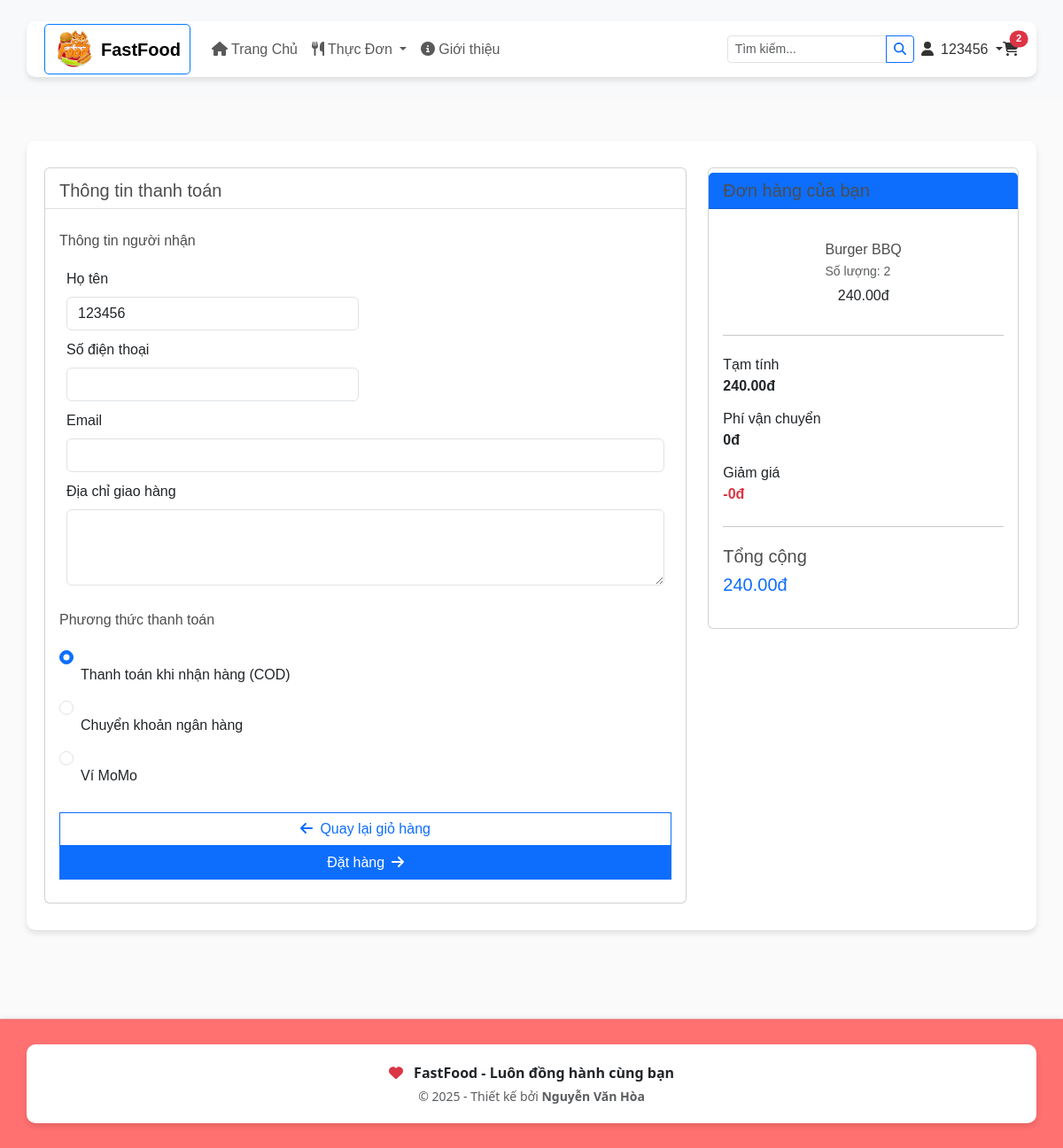
The page /checkout/ (signed in) on the database as committed earlier.
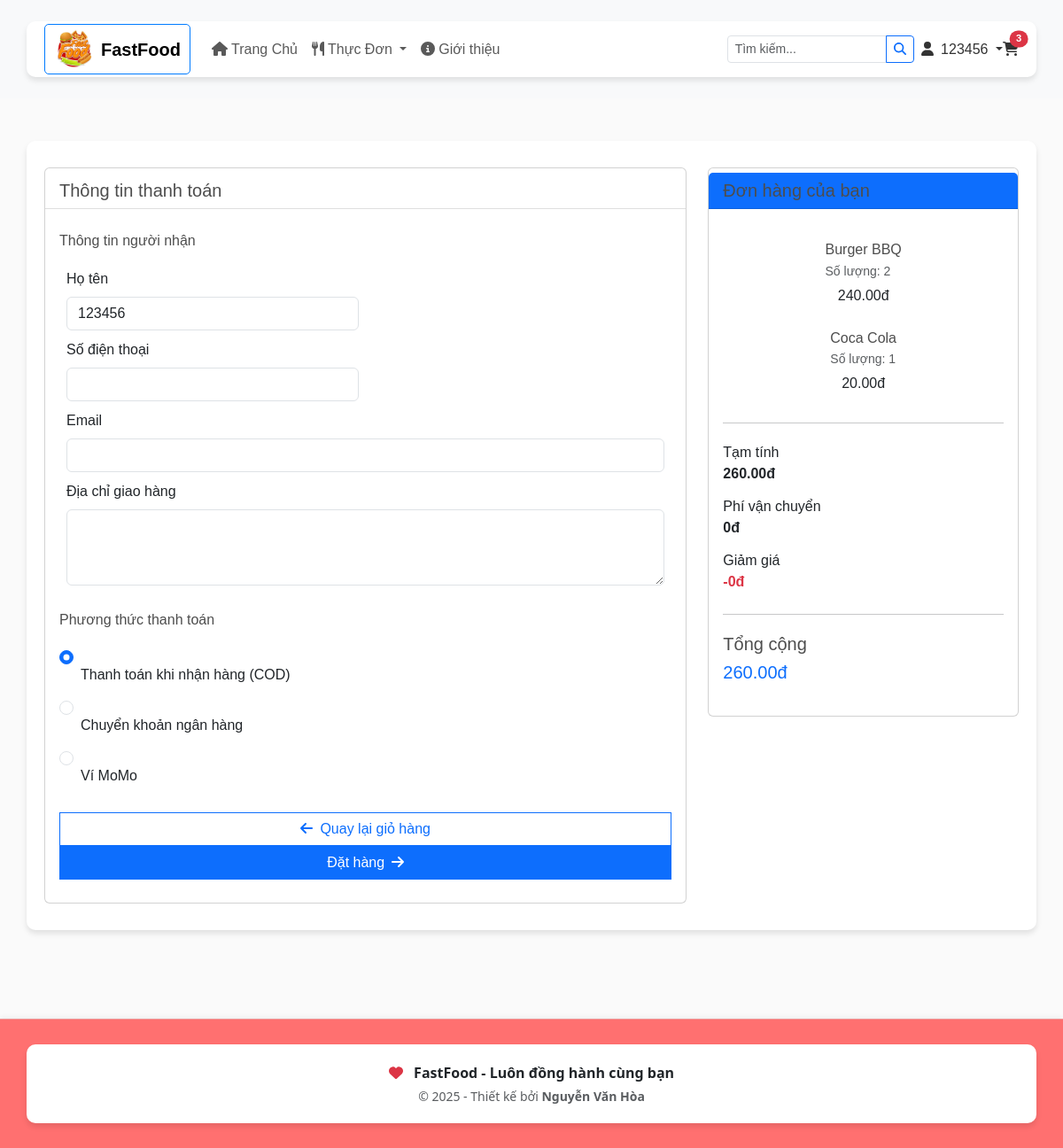
The same page on the database as committed later.
### hoadeptrai/models.py (models this page shows, shortened)
class Customer(AbstractUser):
    phone_number = models.CharField(max_length=20, blank=True)
    address = models.CharField(max_length=255, blank=True)
    ROLES = (
        ('customer', 'Customer'),
        ('seller', 'Seller'),
        ('admin', 'Admin')
    )
    role = models.CharField(max_length=10, choices=ROLES)
    loyalty_points = models.IntegerField(default=0)
    groups = models.ManyToManyField(Group, related_name="custom_customer_groups", blank=True)
    user_permissions = models.ManyToManyField(Permission, related_name="custom_customer_permissions", blank=True)

class Order(models.Model):
    STATUS_CHOICES = (
        ('pending', 'Pending'),
        ('processing', 'Processing'),
        ('shipped', 'Shipped'),
        ('delivered', 'Delivered'),
        ('cancelled', 'Cancelled')
    )
    customer = models.ForeignKey(Customer, on_delete=models.CASCADE)
    order_date = models.DateTimeField(auto_now_add=True)
    total_amount = models.DecimalField(max_digits=10, decimal_places=2)
    shipping_address = models.CharField(max_length=255)
    status = models.CharField(max_length=20, choices=STATUS_CHOICES, default='pending')
    payment_method = models.CharField(max_length=50, null=True, blank=True)
    promotion = models.ForeignKey('Promotion', on_delete=models.SET_NULL, null=True, blank=True)
    complete = models.BooleanField(default=False)  # Add this field
    @property
    def get_cart_total(self):
        orderitems = self.orderitem_set.all()
        return sum([item.get_total for item in orderitems])
    @property
    def get_cart_items(self):
        orderitems = self.orderitem_set.all()
        return sum([item.quantity for item in orderitems])

class OrderItem(models.Model):
    order = models.ForeignKey(Order, on_delete=models.CASCADE)
    product = models.ForeignKey(Product, on_delete=models.CASCADE)
    quantity = models.PositiveIntegerField()
    price = models.DecimalField(max_digits=10, decimal_places=2)
    @property
    def get_total(self):
        return self.quantity * self.price

class Product(models.Model):
    seller = models.ForeignKey(Customer, on_delete=models.CASCADE)
    category = models.ForeignKey(Category, on_delete=models.CASCADE)
    product_name = models.CharField(max_length=255)
    description = models.TextField(blank=True, null=True)
    price = models.DecimalField(max_digits=10, decimal_places=2)
    image_url = models.URLField(max_length=1000, blank=True, null=True)  # Thay đổi từ ImageField sang URLField
    status = models.BooleanField(default=True)  # True: Còn hàng, False: Hết hàng

### hoadeptrai/views.py (the view, shortened to what this page needs)
# urls.py: path('checkout/', views.checkout, name='checkout'),
def checkout(request):
    if not request.user.is_authenticated:
        return redirect('login')
    customer = Customer.objects.get(id=request.user.id)
    order, created = Order.objects.get_or_create(
        customer=customer,
        status='pending',
        defaults={
            'total_amount': 0,
            'shipping_address': customer.address or ''
        }
    )
    context = {
        'order': order,
        'items': order.orderitem_set.all(),
        'shipping_address': customer.address,
    }
    return render(request, 'app/checkout.html', context)

### hoadeptrai/templates/app/checkout.html (shortened to what the changed rows need)
{% extends 'app/base.html' %}
{% load static %}
{% block main_content %}
<div class="container my-5" style="margin-bottom: 100px !important;">
    <div class="row">
        <div class="col-lg-4 order-lg-2 mb-4">
            <div class="card">
                <div class="card-body">
                    {% for item in items %}
                    <div class="d-flex justify-content-between align-items-center mb-3">
                        <div>
                            <h6 class="mb-1">{{ item.product.product_name }}</h6>
                            <small class="text-muted">Số lượng: {{ item.quantity }}</small>
                        </div>
                        <span>{{ item.get_total }}đ</span>
                    </div>
                    {% endfor %}
                    <div class="d-flex justify-content-between mb-2">
                        <span>Tạm tính</span>
                        <strong>{{ order.get_cart_total }}đ</strong>
                    </div>
                    <div class="d-flex justify-content-between mb-2">
                        <h5>Tổng cộng</h5>
                        <h5 class="text-primary">{{ order.get_cart_total }}đ</h5>
                    </div>
                </div>
            </div>
        </div>
        <div class="col-lg-8 order-lg-1">
            <div class="card">
                <div class="card-body">
                    <form method="POST" id="checkoutForm">
                        <div class="row g-3 mb-4">
                            <div class="col-md-6">
                                <label class="form-label">Họ tên</label>
                                <input type="text" class="form-control" value="{{ user.username }}" readonly>
                            </div>
                        </div>
                    </form>
                </div>
            </div>
        </div>
    </div>
</div>
{% endblock main_content %}

### hoadeptrai/templates/app/base.html (shortened to what this page needs)
{%load static%}
<!DOCTYPE html>
<html>
    <head>
        <link href="https://cdn.jsdelivr.net/npm/bootstrap@5.3.3/dist/css/bootstrap.min.css" rel="stylesheet">
        <link rel="stylesheet" href="{% static 'app/css/style.css' %}">
        <link rel="stylesheet" href="{% static 'app/css/main.css' %}">
        <link rel="stylesheet" href="{% static 'app/css/owl.carousel.min.css' %}">
        <link rel="stylesheet" href="{% static 'app/css/all.min.css' %}">
    </head>
    <body>
        <nav class="navbar navbar-expand-lg bg-body-tertiary sticky-top py-1">
            <div class="container">
              <a class="navbar-brand d-flex align-items-center" href="{% url 'home' %}">
                <img src="{% static 'app/images/logopbl.jpg' %}" alt="logo" width="45" height="45" class="me-2">
                <span class="fw-bold">FastFood</span>
              </a>
              <div class="collapse navbar-collapse" id="navbarContent">
                <ul class="navbar-nav me-auto">
                  <li class="nav-item">
                    <a class="nav-link" href="{% url 'home' %}">
                      <i class="fas fa-home me-1"></i>Trang Chủ
                    </a>
                  </li>
                  <li class="nav-item dropdown">
                    <a class="nav-link dropdown-toggle" href="#" data-bs-toggle="dropdown">
                      <i class="fas fa-utensils me-1"></i>Thực Đơn
                    </a>
                  </li>
                  <li class="nav-item">
                    <a class="nav-link" href="#about">
                      <i class="fas fa-info-circle me-1"></i>Giới thiệu
                    </a>
                  </li>
                </ul>
                <form class="d-flex me-2" action="{% url 'search_products' %}" method="GET">
                  <div class="input-group input-group-sm">
                    <input class="form-control" type="search" name="q" placeholder="Tìm kiếm..." style="width: 180px">
                    <button class="btn btn-outline-primary btn-sm" type="submit">
                      <i class="fas fa-search"></i>
                    </button>
                  </div>
                </form>
                {% if user.is_authenticated %}
                <div class="nav-item dropdown">
                  <a class="nav-link dropdown-toggle" href="#" data-bs-toggle="dropdown">
                    <i class="fas fa-user me-1"></i>
                    <span class="d-none d-sm-inline">{{ user.username }}</span>
                  </a>
                </div>
                {% endif %}
                <a class="nav-link position-relative" href="{% url 'cart' %}">
                  <i class="fas fa-shopping-cart"></i>
                  {% if user.is_authenticated and user.order_set.first.get_cart_items > 0 %}
                  <span class="position-absolute top-0 start-100 translate-middle badge rounded-pill bg-danger" style="font-size: 0.6em">
                    {{ user.order_set.first.get_cart_items }}
                  </span>
                  {% endif %}
                </a>
              </div>
            </div>
          </nav>
        {% block main_content %} {% endblock main_content %}
         <footer class="custom-footer text-center text-dark py-2 mt-auto">
      <div class="container">
          <div class="d-flex flex-column align-items-center justify-content-center">
              <p class="mb-1">
                  <i class="fas fa-heart text-danger me-2"></i>
                  <strong>FastFood - Luôn đồng hành cùng bạn</strong>
              </p>
              <p class="mb-0 small text-muted">
                  © 2025 - Thiết kế bởi <strong>Nguyễn Văn Hòa</strong>
              </p>
          </div>
      </div>
    </footer>
    </body>
</html>

Rows that differ between the two databases and show on the page:
changed Customer: order_set.first.get_cart_items "2" → "3"
added OrderItem: product.product_name "Coca Cola", quantity "1", get_total "20.00"
changed Order: get_cart_total "240.00" → "260.00"
